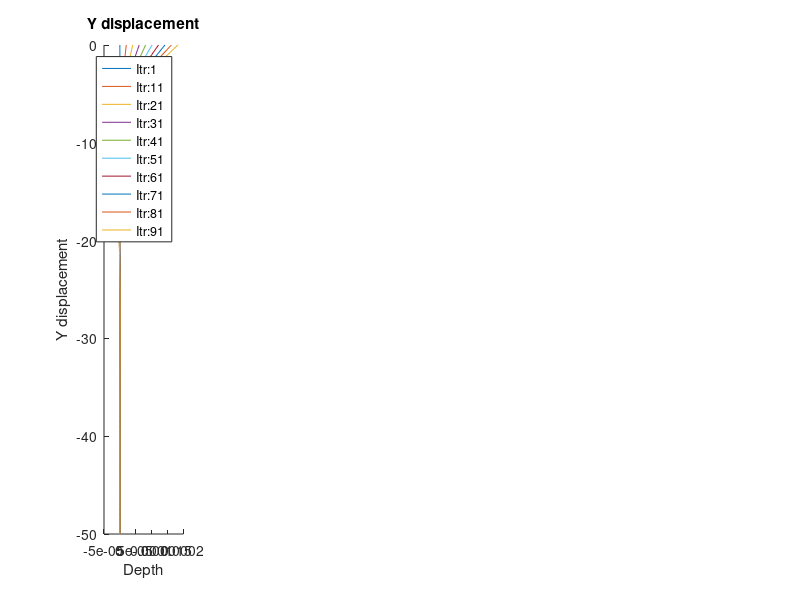

MATLAB code for this plot: (Note: this script raises an error after producing the figure.)
clear all;clc

%SECTIONS
N=100;                              %Desired sections
NN=N+5;                             %Number of nodes
NE=N+4;                             %Number of elements


%PARAMETERS

x_depth = 50;                       %Depth of pile
tt = 0.06;                          %Thickness of pile
ODP = 9;                            %Outer pile diameter
k = 30*10^6;                           %Spring stiffness
Ep = 210*10^6;                      %Modulus of steel (pile)
Fs_min = 0;                         %minimum lateral load at surface
Fs_max = 18.4*10^6;                 %maximum lateral load at surface
NLoad = N;                       	%Separate scalling for Nload than N
Fs = linspace(Fs_min , Fs_max , NLoad);	%Force at surface
Ms = 0;                             %Moment at surface
Fb = 0;                             %Force at base
Mb = 0;                             %Moment at base
Px = 0;                             %Applied lateral load
Ip = (pi/4)*(((ODP/2)^4)-((ODP/2)-tt)^4);                                       %Second moment of Inertia of Pile
h = x_depth/N;                      %Height of elements
depth = linspace(0,x_depth,N+1);    %Depth of the monopile
P_cell = cell(N,1);
P_cell{1} = zeros(N+1,1);

B = 0.1;                            %soil constant
phi = 35;                           %soil constant for sand typically between 30 and 60 (degrees)
beta = 45 + phi/2;
alpha = phi/2;
K0 = 0.4;
Kp = (tand(45 + phi/2))^2;
Ka = (tand(45 - phi/2))^2;
C1 = tand(beta)*(Kp*tand(alpha) + K0*(tand(phi)*sind(beta)*(1/cosd(alpha) + 1) - tand(alpha)));
C2 = Kp - Ka;
C3 = (Kp^2)*(Kp + K0*tand(phi)) - Ka;
gamma = 10^4;                       %specific weight of soil (N/m^3)

a = 10;                             %number of desired plots

%EQUATIONS
%y1dot = (1/h)*(-0.5*y(ii-1) + 0.5*y(ii+1));                                    %Rotation
%y2dot = (1/(h^2))*(y(ii-1) - 2*y(ii) + y(ii+1));                               %Moment
%y3dot = (1/(h^3))*(-0.5*y(ii-2) + y(ii-1) - y(ii+1) +0.5*y(ii+2));          	%Shear
%y4dot = (1/(h^4))*(y(ii-2) - 4*y(ii-1) + 6*y(ii) - 4*y(ii+1) + y(ii+2));       %Soil Reaction


%SOLUTION CELL
SOL_EBE = cell(N,1);                %Empty cell for solutions

%EQUATION CELL
EQ_C = cell(N,1);

%y CELL
y_cell = cell(N,1);

%k_star cell
k_cell = cell(N,1);

%ITTERATION VARYING FORCE
for i = 1:N

	fs = Fs(i);

	SOL_init = zeros(NN,1);        	%Empty vector of solutions to the problem.
	SOL_init(NN-3,1) = fs;         	%Stores Force at surface in solution vector
	SOL_init(NN-2,1) = Ms;         	%Stores Moment at surface in solution vector
	SOL_init(NN-1,1) = Fb;         	%Stores Force at base in solution vector
	SOL_init(NN,1) = Mb;           	%Stores Moment at base in solution vector
	SOL_EBE{i} = SOL_init;
    
    if i == 1
        P_vals = zeros(N+1, 1);
    else
        P_vals = P_cell{i-1};
    end

    %CALCULATION K_STAR FOR VARYING DEPTH
	k_star = zeros(N,1);
	for j = 1:N+1

		z = depth(j);

		Pus = (C1*z +C2*ODP)*gamma*z;
		Pud = C3*ODP*gamma*z;
		Pu = min(Pus,Pud);
        if Pu == 0 
            Pu = 1;
        end
        
		A = (3 - 0.8*(z/ODP));
		if A < 0.9
 			A = 0.9;
 		end
		
		P = P_vals(j);
		H = (1/B)*((A*Pu - P)^2)/abs(A*Pu);
        %H(isnan(H))=0.00000001;                                             %When H is NaN i.e. 0/0 set H to very small
        %H(isinf(H))=10^14;                                                  %When H is infinite set H to high number
		k_star_temp = (k*H)/(k+H);
        k_star(j,1) = k_star_temp;
	end
    k_cell{i} = k_star;
    
	%SETTING UP EQUATION MATRIX
	EQ_M = zeros(NN);                                                       %Empty equation matrix

	jj = 1;                                                                 %Counter for columns 
	
    
    for ii = 3:NN-2

		k_act = k_star(ii-2,1);
        %Setting up matrix with 4th order solutions
        EQ_M(jj,ii-2:ii+2) = (1/(h^4))*(Ep*Ip)*[1, -4, 6, -4, 1] + k_act*[0, 0, 1, 0, 0] + Px*(1/(h^2))*(Ep*Ip)*[0, 1, -2, 1, 0];
    
    	jj = jj+1;                                                          %Increase counter
	end

	EQ_M(NN-3,1:5) = (1/(h^3))*(Ep*Ip)*[0.5, 2, 0, -4, 5];                  %Shear at surface using BC, NN=3
	EQ_M(NN-2,2:4) = (1/(h^2))*(Ep*Ip)*[1, -2, 1];                          %Moment at surface using BC, NN=3
	EQ_M(NN-1,NN-4:NN) = (1/(h^3))*(Ep*Ip)*[-0.5, 2, 0, -4, 0.5];           %Shear at base using BC, NN=NN-3
	EQ_M(NN,NN-3:NN-1) = (1/(h^2))*(Ep*Ip)*[1, -2, 1];                      %Moment at surface using BC, NN = NN-3
	
	EQ_C{i} = EQ_M;
	
	%SOLVER                                         %Empty vector of y values of length NN
	equ = EQ_C{i};
    sols = SOL_EBE{i};
    y_m = equ\sols;
	y_cell{i} = y_m;
    
    if i == 1
        y_cell_temp = zeros(NN,1);
    else
        y_cell_temp = y_cell{i-1};
    end
	y_delta = y_cell{i} - y_cell_temp;
    
    pimp = y_delta(3:end -2);
	P_delta = k_star.*pimp;                         %y_delta;
	
    if i == 1
        P_temp = zeros(N+1,1);
    else
        P_temp = P_cell{i-1};
    end
    P_cell{i} = P_temp + P_delta;
end

%DIFFERENTIATING FOR ROTATION, R
R_cell = cell(N,1);
for rot = 1:length(y_cell)
    R_cell{rot} = diff(y_cell{rot}).*(Ep*Ip);
end


%DIFFERENTIATING FOR BENDING MOMENT, M
M_cell = cell(N,1);
for mom = 1:length(R_cell)
    M_cell{mom} = diff(R_cell{mom});
end


%DIFFERENTIATING FOR SHEAR, S
S_cell = cell(N,1);
for she = 1:length(M_cell)
    S_cell{she} = diff(M_cell{she});
end


%DIFFERENTIATING FOR SOIL REACTION, P
SR_P_cell = cell(N,1);
for sr = 1:length(S_cell)
    SR_P_cell{sr} = diff(S_cell{sr});
end

figure

%PLOTTING
clf;
subplot(1,5,1);
hold on
x = linspace(0,(-1)*x_depth,N+1);
for vv = 1:N/a:N
    y_temp = y_cell{vv};
    plot(y_temp(3:NN-2),x,'DisplayName',['Itr:' num2str(vv)]);
    ylabel('Y displacement')
    xlabel('Depth')
    
end
title('Y displacement');
hold off
legend show
legend('location','sw') 

subplot(1,5,2);
hold on
for vv = 1:N/a:N
    R_temp = R_cell{vv};
    plot(R_temp(2:end-2),x,'DisplayName',['Itr:' num2str(vv)]);
    ylabel('R Rotation')
    xlabel('Depth')
    
end
title('Rotation, R');
hold off
%legend show
%legend('location','sw') 

subplot(1,5,3);
hold on
for vv = 1:N/a:N
    M_temp = M_cell{vv};
    plot(M_temp(2:end-1),x,'DisplayName',['Itr:' num2str(vv)]);
    ylabel('Moment, M')
    xlabel('Depth')
    
end
title('Moment, M');
hold off
%legend show
%legend('location','se') 

subplot(1,5,4);
hold on
for vv = 1:N/a:N
    S_temp = S_cell{vv};
    plot(S_temp(1:end-1),x,'DisplayName',['Itr:' num2str(vv)]);
    ylabel('Shear, S')
    xlabel('Depth')
    
end
title('R Rotation');
hold off
%legend show
%legend('location','se') 

subplot(1,5,5);
hold on
for vv = 1:N/a:N
    SR_P_temp = SR_P_cell{vv};
    plot(SR_P_temp(1:end),x,'DisplayName',['Itr:' num2str(vv)]);
    ylabel('Soil Reaction, P')
    xlabel('Depth')
    
end
title('Soil Reaction, P');
hold off
%legend show
%legend('location','sw') 






% Plotting p-y curves. Not so effective 
% figure(2)
% hold on
% for uu = 1:N/a:N
% 	y_vals = zeros(N,1);
% 	x_vals = zeros(N,1);
% 
% 	for u = 1:N
% 		x_axis = y_cell{u};
%         x_vals(u) = x_axis(uu);
% 		
%         y_axis = P_cell{u};
%         y_vals(u) = y_axis(uu);
% 	end
% 	plot(x_vals,y_vals,'DisplayName',['Itr:' num2str(uu)])
% end
% title('P-Y Curves');
% hold off
% legend show
% legend('location','se') 